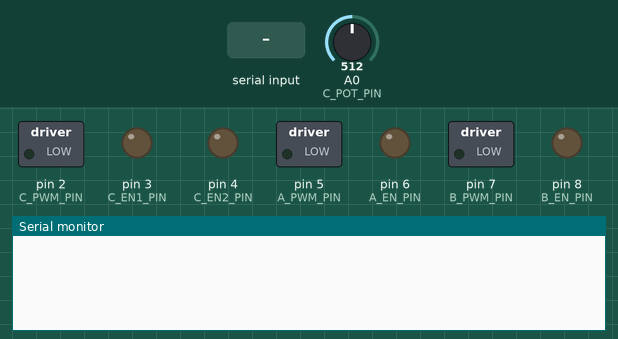
Recording of a sketch running on a simulated Arduino Leonardo, built for the host (arithmetic inside an expression is 32-bit, double 64-bit). Parts: switched loads named in the sketch (green lamp = pin HIGH), output pins drawn as LEDs (lit = HIGH), the last lines printed to the serial monitor. The test bench sets the inputs (shaded band); at power-on: A0 (C_POT_PIN) = 512. Pins used as bus, display or sensor lines are not drawn.

Above: at 1.2 s.
1.3 s: "<0>" received over Serial
At 2.5 s:
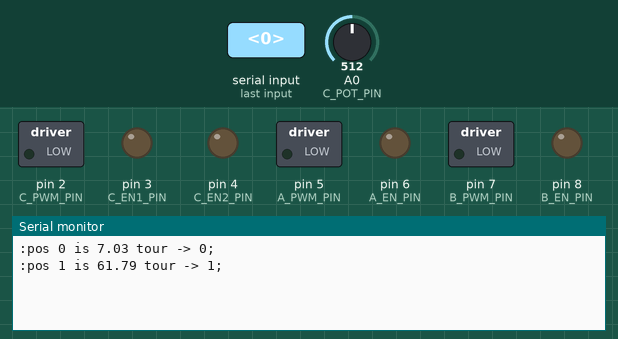
2.8 s: "<4>" received over Serial
At 3.9 s:
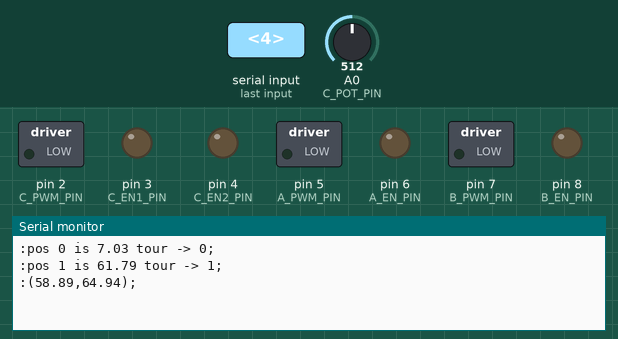
4.3 s: "<5>" received over Serial
At 5.1 s:
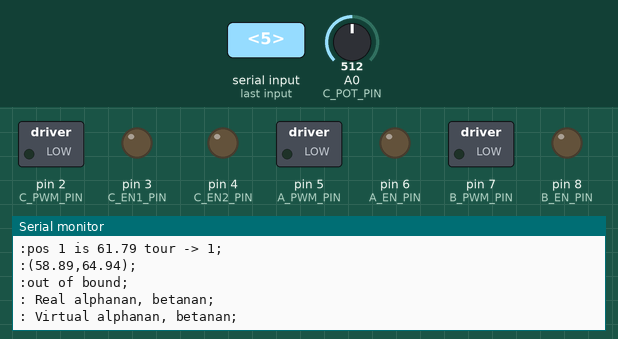

Measured:
- after the input at 1.3 s, the serial monitor: prints a new line at once (image 1)
- after the input at 2.8 s, the serial monitor: prints a new line at once (image 2)
- after the input at 4.3 s, the serial monitor: prints a new line at once (image 3)

The sketch:

Programmev0.19_MGI.ino
```cpp
// Program for each arduino of the SpaceDog Project from The SPACE by Andrea Ventura
// Each arduino control 1 leg
// The programm is the same for each leg, EXCEPT:
// !!!!!! Set the LEG value acording to the leg you are uploading this program to
// !!!!!! Correct values are 0/1/2/3 for front left/front right/rear left/rear right leg
// !!!!!! The programme then takes care of setting peculiar variables and value specific to each leg
// !!!!!! Things like minimal angle value (angleZero) or wich PID is reversed due...
// !!!!!! ...to the way the encoders for angle mesurments are mounted are taken care of.

#include <SPI.h>
#include <avr/io.h>
#include <avr/interrupt.h>
#include <PID_v1.h>
//----------------!!!!!Leg choice!!!!!-------------------
#define LEG 1             // set to 0/1/2/3 accordingly
//----------------output pins----------------------------
#define A_PWM_PIN  5       // Speed of motor A and B in PWM units, value from 0 to 255
#define A_EN_PIN   6       // This sets the direction of motor A and B, set to HIGH for outward motion and LOW for inward motion
// Motor A is top motor B is botom
#define B_PWM_PIN  7
#define B_EN_PIN   8
//                                                                            EN1     EN2     OUT
#define C_PWM_PIN 2        // Motor C is shoulder                              0       0      Brake
#define C_EN1_PIN 3        // Different driver than A and B, 2 enable pins     0       1      Forward
#define C_EN2_PIN 4        // Follow this table for direction:                 1       0      Reverse
// (C_EN1 & 2 are reversed compared to datasheet)                              1       1      Float

//----------------Encoders / potentiometer-----------------------
#define A_CS_PIN 48 //Chip or Slave select Angle A
#define B_CS_PIN 46 //Chip or Slave select Angle B

#define C_POT_PIN A0  // feedback for shoulder

//----------------Angles Mesurments and calculation variables--------

uint8_t temp[2]; // contains the MSB, LSB of the position

uint16_t ABSposition = 0;  //  stores the Absolute position to be read from the encoder

int motorPwmPinsArray[3] = {A_PWM_PIN, B_PWM_PIN, C_PWM_PIN};
int motorEnablePinsArray[2] = {A_EN_PIN, B_EN_PIN};
int encoderCSPinsArray[2] = {A_CS_PIN, B_CS_PIN};

unsigned long Dt = 0;
unsigned long Mt = 0;

bool flagOn = 0;

double legsAngles[2] = {0, 0};   // A, B
double shoulderPosition = 0; // feedback from shoulder potentiometer

double legsAnglesPrevious[2] = {0, 0};    // memory of previous angle value mesured
//double shoulderPreviousPosition = 0;

//memory value for the minimal measured angle for motor A and B of each leg (actuator fully retracted)
double memLegsAnglesZero[8] = {266.13, 54.76, 7.03, 61.79, 313.77, 203.90, 42.63, 235.72};
double memLegsAnglesMax[8] = {266.13+17.86, 54.76-62.36, 7.03-17.86, 61.79+62.36, 313.77-17.86, 203.90+62.36, 42.63+17.86, 235.72-62.36};
double legsAnglesZero[2];        //take two (motor A and B) value from the above according to LEG value
double legsAnglesMax[2];
double shoulderZeroPosition = 500;

double anglesSetpointsArray[2] = {0, 0};
double shoulderSetpoint = 500;

double pwmValue[3] = {0, 0, 0};
int encoderNtours[2] = {0, 0};
int tryErrorAngle[2] = {0, 0};

int kP = 100;
int kP_Shoulder = 30;
//--------------------PID Lib variables--------------------------

#if LEG==0 or LEG==3
PID myPIDmotorA(&legsAngles[0], &pwmValue[0], &anglesSetpointsArray[0], kP, 0, 0, DIRECT);  //direction is changed later...
PID myPIDmotorB(&legsAngles[1], &pwmValue[1], &anglesSetpointsArray[1], kP, 0, 0, REVERSE);  //...according to leg value
#else
PID myPIDmotorA(&legsAngles[0], &pwmValue[0], &anglesSetpointsArray[0], kP, 0, 0, REVERSE);  //direction is changed later...
PID myPIDmotorB(&legsAngles[1], &pwmValue[1], &anglesSetpointsArray[1], kP, 0, 0, DIRECT);  //...according to leg value
#endif

PID myPIDmotorC(&shoulderPosition, &pwmValue[2], &shoulderSetpoint, kP_Shoulder, 0, 0, DIRECT);

//---------------------------------------------------------------
//---------------data and transmissions variables----------------
int val1;
double val2, val3;

const byte numChars = 32;
char receivedChars[numChars];
char tempChars[numChars];        // temporary array for use by strtok() function

// variables to hold the parsed data
char messageFromPC[numChars] = {0};

boolean newData = false;
//---------------------------------------------------------------
double MGI_alpha, MGI_beta;
void setup()
{
  //---------------------Setting default minimum Angle-----------
  legsAnglesZero[0] = memLegsAnglesZero[2*LEG];
  legsAnglesZero[1] = memLegsAnglesZero[2*LEG+1];
  legsAnglesMax[0] = memLegsAnglesMax[2*LEG];
  legsAnglesMax[1] = memLegsAnglesMax[2*LEG+1];
  //-------------------------------------------------------------
  if(LEG == 2){
    shoulderZeroPosition += 125;
    shoulderSetpoint = shoulderZeroPosition;
  }
  pinMode(A_CS_PIN, OUTPUT);
  pinMode(B_CS_PIN, OUTPUT);

  pinMode(A_PWM_PIN, OUTPUT);
  pinMode(A_EN_PIN, OUTPUT);
  pinMode(B_PWM_PIN, OUTPUT);
  pinMode(B_EN_PIN, OUTPUT);

  pinMode(C_PWM_PIN, OUTPUT);
  pinMode(C_EN1_PIN, OUTPUT);
  pinMode(C_EN2_PIN, OUTPUT);

  digitalWrite(A_CS_PIN, HIGH); //Slaves encoders de-selected
  digitalWrite(B_CS_PIN, HIGH);


  //------initialize Timer1 for measure and Timer4 for PID--------
  //visit http://www.engblaze.com/microcontroller-tutorial-avr-and-arduino-timer-interrupts/
  //for a great little tutorial about timer interrupts
  //most of the basic interupt routine used here comes from there

  cli();  // disable global interrupts

  TCCR1A = 0; // set entire TCCR1A register to 0
  TCCR1B = 0; // same for TCCR1B

  TCNT1 = 2500;            //offset the timer by 10ms
  // set compare match register to desired timer count:
  OCR1A = 5000;            //5000 for 20ms timer with 64 prescaler
  // turn on CTC mode:
  TCCR1B |= (1 << WGM12);
  // Set CS10 and 11 bit for 64 prescaler:
  TCCR1B |= (1 << CS10);
  TCCR1B |= (1 << CS11);
  // enable timer compare interrupt:
  TIMSK1 |= (1 << OCIE1A);

  //------------------------------------------------------------------

  TCCR4A = 0; // set entire TCCR4A register to 0
  TCCR4B = 0; // same for TCCR4B

  // set compare match register to desired timer count:
  OCR4A = 5000;            //5000 for 20ms timer with 64 prescaler
  // turn on CTC mode:
  TCCR4B |= (1 << WGM42);
  // Set CS40 and 41 bit for 64 prescaler:
  TCCR4B |= (1 << CS40);
  TCCR4B |= (1 << CS41);
  // enable timer compare interrupt:
  TIMSK4 |= (1 << OCIE4A);

  sei();  // enable global interrupts


  //--------------------End initialize Timer4--------------------------
  //----------Initialize SPI comm for encoders mesurments--------------
  SPI.begin();
  SPI.setBitOrder(MSBFIRST);
  SPI.setDataMode(SPI_MODE0);
  SPI.setClockDivider(SPI_CLOCK_DIV64);
  SPI.end();
  //---------------------------End SPI---------------------------------

  for (int i = 0; i <= 1; i++){
    getPosition(i);
    if(legsAnglesZero[i] < legsAnglesMax[i]){
      if(legsAngles[i] < legsAnglesZero[i]){
        legsAngles[i] += 360;
        encoderNtours[i] += 1;
      }
    }
    else if(legsAnglesZero[i] > legsAnglesMax[i]){
      if(legsAngles[i] > legsAnglesZero[i]){
        legsAngles[i] -= 360;
        encoderNtours[i] -= 1;
      }
    }
    legsAnglesPrevious[i] = legsAngles[i];
  }
  /*
  legsAngles
  legsAnglesPrevious
  encoderNtours
  double memLegsAnglesZero[8] = {266.13, 54.76, 7.03, 61.79, 313.77, 203.90, 42.63, 235.72};
  double memLegsAnglesMax[8] = {266.13+17.86, 54.76-62.36, 7.03-17.86, 61.79+62.36, 313.77-17.86, 203.90+62.36, 42.63+17.86, 235.72-62.36};
  */
  //-----------------------PID Library setup---------------------------
  myPIDmotorA.SetOutputLimits(-255, 255);
  myPIDmotorA.SetSampleTime(0);
  myPIDmotorB.SetOutputLimits(-255, 255);
  myPIDmotorB.SetSampleTime(0);
  myPIDmotorC.SetOutputLimits(-255, 255);
  myPIDmotorC.SetSampleTime(0);
  //-------------------------------------------------------------------
  Serial.begin(9600);
  Serial.flush();
}

ISR(TIMER1_COMPA_vect)  //function executed when timer3 interrupt
{ //Angular position mesurments
  getPosition(0);
  getPosition(1);
  getShoulderPosition();
}

ISR(TIMER4_COMPA_vect)  //function executed when timer4 interrupt
{ //PID computation
  //Serial.println("hello3");
  myPIDmotorA.Compute();
  moveMotor(0);
  myPIDmotorB.Compute();
  moveMotor(1);
  myPIDmotorC.Compute();
  moveShoulder(2);
}

double mapfloat(double x, double in_min, double in_max, double out_min, double out_max)
{
  return (x - in_min) * (out_max - out_min) / (in_max - in_min) + out_min;
}

uint8_t SPI_T (int index, uint8_t msg)    //Repetive SPI transmit sequence
{
  uint8_t msg_temp = 0;  //  variable to hold received data
  digitalWrite(encoderCSPinsArray[index], LOW); //  select spi device
  msg_temp = SPI.transfer(msg); // sends (receive) message to (from) the encoder #index
  digitalWrite(encoderCSPinsArray[index], HIGH); //  deselect spi device
  delayMicroseconds(5);   //delay here to prevent the AMT20 from having to prioritize SPI over obtaining our position
  return (msg_temp);    //return received byte
}

void getPosition(int index) {
  int tryAmount = 0;
  uint8_t received = 0xA5;    //just a temp variable that the encoder will send if he's not ready of there isn't any remaining data to be sent
  uint16_t ABSposition = 0;  //  stores the Absolute position to be read from the encoder

  SPI.begin();    //start transmition

  SPI_T(index, 0x10);  //issue read command to encoder #1
  received = SPI_T(index, 0x00);   //issue NOP to check if encoder is ready to send
  while (received != 0x10 and tryAmount++ < 5)    //loop while encoder is not ready to send
  {
    received = SPI_T(index, 0x00);   //check again if both encoders are still working
  }

  temp[0] = SPI_T(index, 0x00);   //Receive MSB
  temp[1] = SPI_T(index, 0x00);   //Receive LSB
  temp[0] &= ~ 0xF0;   //mask out the first 4 bits

  SPI.end();    //end transmition

  ABSposition = temp[0] << 8;    //shift MSB to correct ABSposition in ABSposition message
  ABSposition += temp[1];    // add LSB to ABSposition message to complete message

  legsAngles[index] = (ABSposition * 0.08789) + encoderNtours[index] * 360; // approx 360/4096
  //--------------Angle Roll-Over Managements-----------
  if (legsAnglesPrevious[index] - (encoderNtours[index] * 360) > 355 and legsAngles[index] - (encoderNtours[index] * 360) < 5) {
    legsAngles[index] += 360;
    encoderNtours[index] += 1;
  }
  else if (legsAnglesPrevious[index] - (encoderNtours[index] * 360) < 5 and legsAngles[index] - (encoderNtours[index] * 360) > 355) {
    legsAngles[index] -= 360;
    encoderNtours[index] -= 1;
  }
  legsAnglesPrevious[index] = legsAngles[index];
}

void MGD_calculation(){          //Calculating foot (end effector) position based on angle value
  const double len_a = 443.77;   //Femur lenght (mm)
  const double len_b = 424.62;   //Tibia lenght (mm)
  const double a_angle_offset = 53.38;    //Real minimal angle between femur and horizontal (trunk of the robot) in degrees
  const double b_angle_offset = 73.10;    //Real minimal angle between tibia and horizontal (trunk of the robot) in degrees
  double a_delta, b_delta;       //Diff between angles measured and min angles (software values)
  double a_angle, b_angle;       //Calculated real angle value
  double a1, a2;                 //Femur lenght projected 1:vertically (Z axis), 2:horizontally (X axis)
  double b1, b2;                 //Tibia lenght projected 1:vertically (Z axis), 2:horizontally (X axis)
  double pos_x, pos_z;           //X and Z axis position of robot foot (end effector)

  a_delta = legsAngles[0]-legsAnglesZero[0];
  b_delta = legsAngles[1]-legsAnglesZero[1];

  if (LEG == 0 or LEG == 3){                 //either a or b angle measurment encoder mounted backward...
    b_delta = -b_delta;                      //...depending on leg, need to adapt calculation acordingly
  }
  else{
    a_delta = -a_delta;
  }

  a_angle = a_delta+a_angle_offset;
  a1 = sin(a_angle*PI/180)*len_a;
  a2 = cos(a_angle*PI/180)*len_a;

  b_angle = b_delta+b_angle_offset;
  b1 = sin((b_angle-a_angle)*PI/180)*len_b;
  b2 = cos((b_angle-a_angle)*PI/180)*len_b;

  pos_x = -a2+b2;
  pos_z = a1+b1;

  Serial.println(":("+String(pos_x)+","+String(pos_z)+");");
}

void MGI_calculation(double x, double y){
  //http://nains-games.over-blog.com/2014/12/intersection-de-deux-cercles.html
  double Xp = x;       //point pied
  double Yp = y;
  double Xg1,Yg1,Xg2,Yg2;      //point genoux
  double hypo = sqrt(Xp*Xp+Yp*Yp);
  const double len_f = 443.77;   //Femur lenght (mm)
  const double len_t = 424.62;   //Tibia lenght (mm)
  const double f_angle_offset = 53.38;    //Real minimal angle between femur and horizontal (trunk of the robot) in degrees
  const double t_angle_offset = 73.10;    //Real minimal angle between tibia and horizontal (trunk of the robot) in degrees
  double f_delta, t_delta;       //Diff between angles measured and min angles (software values)
  double f_angle, t_angle;       //Calculated real angle value
  double f1, f2;                 //Femur lenght projected 1:vertically (Z axis), 2:horizontally (X axis)
  double t1, t2;                 //Tibia lenght projected 1:vertically (Z axis), 2:horizontally (X axis)

  // beta calc
  t_angle = (acos((-hypo*hypo+len_f*len_f+len_t*len_t)/(2*len_f*len_t))*180/PI);
  //Circles intersection:
  double a = (Xp*Xp+Yp*Yp+len_f*len_f-len_t*len_t)/(2*Yp);
  double d = Xp/Yp;
  double A = d*d+1;
  double B = -2*a*d;
  double C = a*a-len_f*len_f;
  double Delta = B*B-4*A*C;
  //
  Xg1 = (-B+sqrt(Delta))/(2*A);
  Yg1 = a-((-B+sqrt(Delta))/(2*A))*d;

  Xg2 = (-B-sqrt(Delta))/(2*A);
  Yg2 = a-((-B-sqrt(Delta))/(2*A))*d;
  //
  f_angle = 180 - (acos((Xg1/len_f))*180/PI);
  if(LEG == 0 or LEG == 3 ) {
    if(f_angle >= f_angle_offset and f_angle <= f_angle_offset+17.86){
      Serial.println(":hello1;");
    }
    else{
      f_angle = 180 - (acos(Xg2/len_f)*180/PI);
      if(f_angle >= f_angle_offset and f_angle <= f_angle_offset+17.86){
        Serial.println(":hello2;");
      }
      else{
        Serial.println(":out of bound;");
      }
    }
  }
  else if(LEG == 1 or LEG == 2 ){
    if(f_angle <= f_angle_offset and f_angle >= f_angle_offset-17.86){
      Serial.println(":hello3;");
    }
    else {
      f_angle = 180 - (acos(Xg2/len_f)*180/PI);
      if(f_angle <= f_angle_offset and f_angle >= f_angle_offset-17.86){
        Serial.println(":hello4;");
      }
      else{
        Serial.println(":out of bound;");
      }
    }
  }

  if (LEG == 0 or LEG == 3){
    MGI_alpha = (f_angle-f_angle_offset);//+legsAnglesZero[0];  //DIR
    MGI_beta = (t_angle_offset-t_angle);//+legsAnglesZero[1]; //REV
  }
  else{
    MGI_alpha = (f_angle_offset-f_angle);//+legsAnglesZero[0];  //REV
    MGI_beta = (t_angle-t_angle_offset);//+legsAnglesZero[1]; //DIR
  }
  Serial.println(": Real alpha"+String(f_angle)+", beta"+String(t_angle)+";");
  Serial.println(": Virtual alpha"+String(MGI_alpha)+", beta"+String(MGI_beta)+";");
}

void getShoulderPosition() {
  shoulderPosition = analogRead(C_POT_PIN);
}

void IncrSetPoint(int choiceMotor, double choiceAngle) {
  if (flagOn) {
    anglesSetpointsArray[choiceMotor] += choiceAngle;
  }
}

void abslSetPoint(int choiceMotor, double choiceAngle) {
  if (flagOn) {
    anglesSetpointsArray[choiceMotor] = legsAnglesZero[choiceMotor] + choiceAngle;
  }
}

void abslShoulderSetPoint(double choicePosition) {
  if (flagOn) {
    shoulderSetpoint = shoulderZeroPosition + choicePosition;
  }
}

void turnOnOrOff() {
  /*
    }
  getShoulderPosition();
  shoulderZeroPosition = shoulderPosition;
  shoulderSetpoint = shoulderPosition;
  flagOn = 1;
  */
  if (flagOn == 0){
    for (int i = 0; i <= 1; i++) {
      getPosition(i);
      anglesSetpointsArray[i] = legsAngles[i];
      Serial.println(":pos "+String(i)+" is "+String(legsAnglesZero[i])+" tour -> "+ String(encoderNtours[i])+";");
    }
    flagOn = 1;
    myPIDmotorA.SetMode(AUTOMATIC);
    myPIDmotorB.SetMode(AUTOMATIC);
    myPIDmotorC.SetMode(AUTOMATIC);
  }
  /*
  else{
    flagOn = 0;
    myPIDmotorA.SetMode(MANUAL);
    myPIDmotorB.SetMode(MANUAL);
    myPIDmotorC.SetMode(MANUAL);
  }
  */
}

void moveMotor(int index) {   //apply the pwm calculated by the PID to the motor
  if (pwmValue[index] > 165) {
    digitalWrite(motorEnablePinsArray[index], 1);
    analogWrite(motorPwmPinsArray[index], pwmValue[index]);
  }
  else if (pwmValue[index] < -165) {
    digitalWrite(motorEnablePinsArray[index], 0);
    analogWrite(motorPwmPinsArray[index], -pwmValue[index]);
  }
  else {
    analogWrite(motorPwmPinsArray[index], 0);
  }
}

void moveShoulder(int index) {
  if (pwmValue[index] > 165) {
    digitalWrite(C_EN1_PIN, LOW);
    digitalWrite(C_EN2_PIN, HIGH);
    analogWrite(motorPwmPinsArray[index], pwmValue[index]);
  }
  else if (pwmValue[index] < -165) {
    digitalWrite(C_EN1_PIN, HIGH);
    digitalWrite(C_EN2_PIN, LOW);
    analogWrite(motorPwmPinsArray[index], -pwmValue[index]);
  }
  else {
    digitalWrite(C_EN1_PIN, 0);
    digitalWrite(C_EN2_PIN, 0);
    analogWrite(motorPwmPinsArray[index], 0);
  }
}

void recvWithStartEndMarkers() {
  static boolean recvInProgress = false;
  static byte ndx = 0;
  char startMarker = '<';
  char endMarker = '>';
  char rc[1];

  if(Serial.available() > 0) {
    Serial.readBytes(rc,1);
    //Serial.println(rc[0]);
    if (rc[0] == endMarker) {
      recvInProgress = false;
      newData = true;
      receivedChars[ndx] = 0;
      //Serial.println(receivedChars);
      parseData();
    }

    if(recvInProgress) {
      receivedChars[ndx] = rc[0];
      ndx ++;
      if (ndx == numChars) {
        ndx = numChars - 1;
      }
    }

    if (rc[0] == startMarker) {
      ndx = 0;
      recvInProgress = true;
    }
  }
}

void parseData() {
  // split the data into its parts
  char * strtokIndx; // this is used by strtok() as an index

  strtokIndx = strtok(tempChars, ",");
  val1 = atoi(strtokIndx);             // convert this part to an integer,
  //can be to a float too with atof?
  strtokIndx = strtok(NULL, ",");
  val2 = atof(strtokIndx);

  strtokIndx = strtok(NULL, ",");
  val3 = atof(strtokIndx);             // convert this part to a float
}

void interpretData() {
  transmission(0);
  if (val1 == 0) {
    turnOnOrOff();
  }
  else if (val1 == 1) {
    IncrSetPoint(val2, val3);
  }
  else if (val1 == 2) {
    if (val2 < 2) {
      abslSetPoint(val2, val3);
    }
    else if (val2 == 2) {
      abslShoulderSetPoint(val3);
    }
  }
  else if (val1 == 3) {
    transmission(1);
  }
  else if (val1 == 4) {
    MGD_calculation();
  }
  else if (val1 == 5) {
    MGI_calculation(val2,val3);  //x,y
    abslSetPoint(0,MGI_alpha);
    abslSetPoint(1,MGI_beta);
  }
}

void reception() {
  recvWithStartEndMarkers();
  if (newData == true) {
    strcpy(tempChars, receivedChars); //copy to protect original data
    parseData();
    interpretData();
    newData = false;
  }
}

void transmission(int flag) {
  char  buff[40]="";
  if (flag == 0) {
    char  s0[20];
    dtostrf(val3, 4, 2, s0);
    sprintf(buff, ":ack <%d,%d,%s>;", val1, val2, s0);
    Serial.flush();
    //Serial.println(buff);
  }
  else if (flag == 1) {
    char  s0[10];
    char  s1[10];
    dtostrf(legsAngles[0], 4, 2, s0);
    dtostrf(legsAngles[1], 4, 2, s1);
    sprintf(buff, ":pos is %s,%s;", s0, s1);
    Serial.flush();
    //Serial.println(buff);
  }
}

void loop() {
  reception();
}
```
